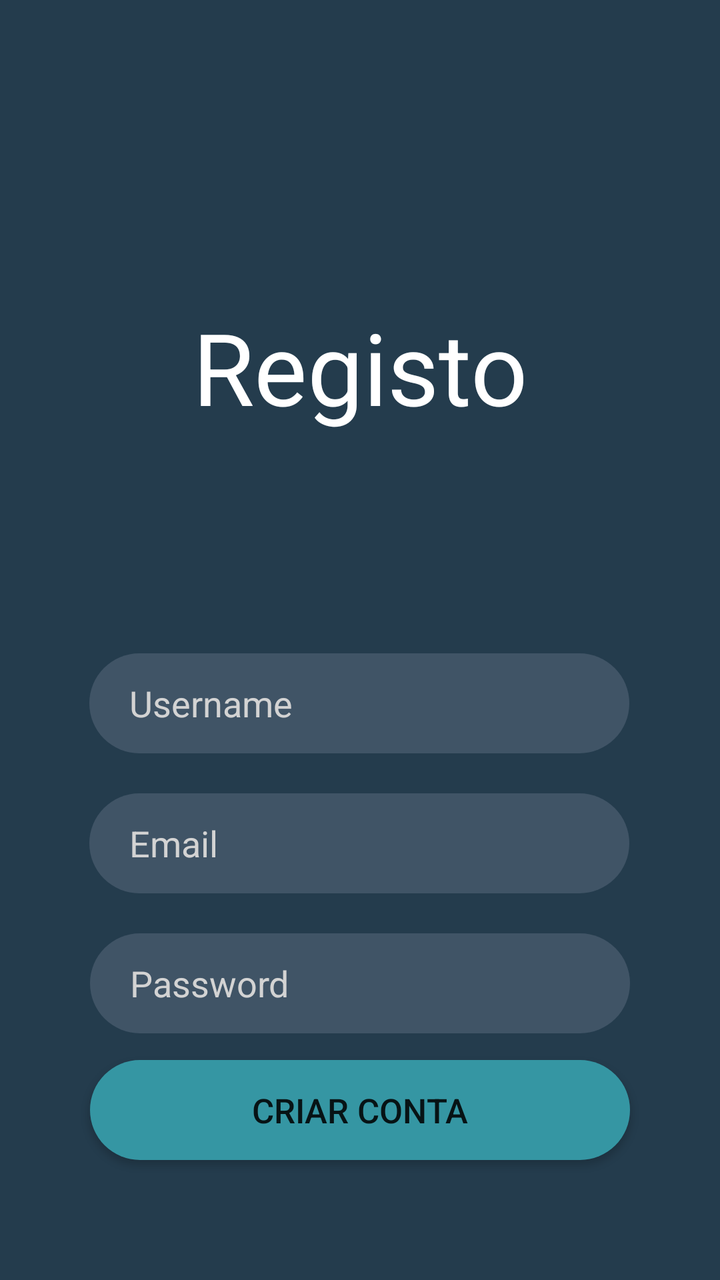
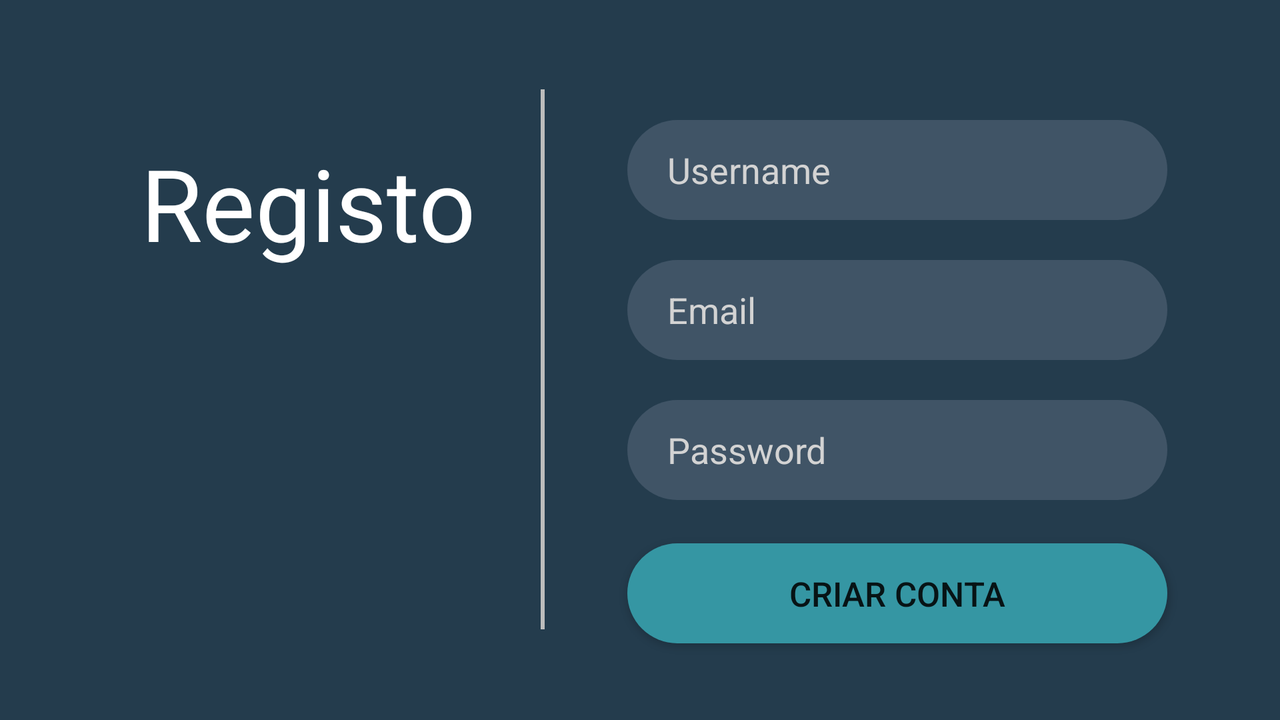

First picture: res/layout/ on a phone held upright. Second picture: the repository's own variant of that layout, on a device whose configuration matches the variant's folder. Source for both follows.
<!-- AndroidManifest.xml: application theme Theme.ComputacaoMovel2021 -->
<!-- res/layout/activity_register.xml -->
<?xml version="1.0" encoding="utf-8"?>
<androidx.constraintlayout.widget.ConstraintLayout xmlns:android="http://schemas.android.com/apk/res/android"
    xmlns:app="http://schemas.android.com/apk/res-auto"
    xmlns:tools="http://schemas.android.com/tools"
    android:layout_width="match_parent"
    android:layout_height="match_parent"
    android:background="#243C4D"
    tools:context=".RegisterActivity">


    <EditText
        android:id="@+id/editTextTextUsername"
        android:layout_width="270dp"
        android:layout_height="50dp"
        android:layout_marginTop="110dp"
        android:background="@drawable/input_redondo"
        android:ems="10"
        android:hint="Username"
        android:inputType="textPersonName"
        android:paddingLeft="20dp"
        android:textColor="@color/white"
        android:textColorHint="#D3D3D3"
        app:layout_constraintEnd_toEndOf="parent"
        app:layout_constraintHorizontal_bias="0.496"
        app:layout_constraintStart_toStartOf="parent"
        app:layout_constraintTop_toBottomOf="@+id/textView4" />

    <EditText
        android:id="@+id/editTextTextPersonName"
        android:layout_width="270dp"
        android:layout_height="50dp"
        android:layout_marginTop="20dp"
        android:background="@drawable/input_redondo"
        android:ems="10"
        android:hint="Email"
        android:inputType="textPersonName"
        android:paddingLeft="20dp"
        android:textColor="@color/white"
        android:textColorHint="#D3D3D3"
        app:layout_constraintEnd_toEndOf="parent"
        app:layout_constraintHorizontal_bias="0.496"
        app:layout_constraintStart_toStartOf="parent"
        app:layout_constraintTop_toBottomOf="@+id/editTextTextUsername" />

    <EditText
        android:id="@+id/editTextTextPassword2"
        android:layout_width="270dp"
        android:layout_height="50dp"
        android:layout_marginTop="20dp"
        android:background="@drawable/input_redondo"
        android:ems="10"
        android:hint="Password"
        android:inputType="textPassword"
        android:paddingLeft="20dp"
        android:textColor="@color/white"
        android:textColorHint="#D3D3D3"
        app:layout_constraintEnd_toEndOf="parent"
        app:layout_constraintStart_toStartOf="parent"
        app:layout_constraintTop_toBottomOf="@+id/editTextTextPersonName" />

    <Button
        android:id="@+id/button"
        android:layout_width="270dp"
        android:layout_height="50dp"
        android:background="@drawable/botao_redondo_home"
        android:onClick="butaoCriarConta"
        android:radius="100dp"
        android:text="Criar Conta"
        android:textAlignment="center"
        android:textSize="17sp"
        app:layout_constraintBottom_toBottomOf="parent"
        app:layout_constraintEnd_toEndOf="parent"
        app:layout_constraintStart_toStartOf="parent"
        app:layout_constraintTop_toBottomOf="@+id/editTextTextPassword2"
        app:layout_constraintVertical_bias="0.181" />

    <TextView
        android:id="@+id/textView4"
        android:layout_width="wrap_content"
        android:layout_height="wrap_content"
        android:layout_marginTop="150dp"
        android:text="Registo"
        android:textColor="@color/white"
        android:textSize="50sp"
        app:layout_constraintEnd_toEndOf="parent"
        app:layout_constraintStart_toStartOf="parent"
        app:layout_constraintTop_toTopOf="parent" />

</androidx.constraintlayout.widget.ConstraintLayout>
<!-- resources referenced by this layout -->
<resources>
  <!-- drawable botao_redondo_home (drawable) -->
  <?xml version="1.0" encoding="utf-8"?>
  <shape xmlns:android="http://schemas.android.com/apk/res/android"
      android:shape="rectangle">
  
      <solid android:color="#3596A3"/>
      <corners android:radius="110dp"/>
  
  </shape>
  <!-- drawable input_redondo (drawable) -->
  <?xml version="1.0" encoding="utf-8"?>
  <shape xmlns:android="http://schemas.android.com/apk/res/android"
      android:shape="rectangle">
  
      <solid android:color="#405466"/>
      <corners android:radius="90dp"/>
  
  </shape>
  <style name="Theme.ComputacaoMovel2021" parent="Theme.AppCompat.DayNight.NoActionBar">
          
          <item name="colorPrimary">@color/purple_500</item>
          <item name="colorPrimaryVariant">@color/black</item>
          <item name="colorOnPrimary">@color/black</item>
          
          <item name="colorSecondary">@color/teal_200</item>
          <item name="colorSecondaryVariant">@color/teal_700</item>
          <item name="colorOnSecondary">@color/black</item>
          
          <item name="android:statusBarColor" tools:targetApi="l">?attr/colorPrimaryVariant</item>
          
      </style>
</resources>
<!-- res/layout-land/activity_register.xml (the author's variant of the layout above) -->
<!-- drawn on the phone turned sideways -->
<?xml version="1.0" encoding="utf-8"?>
<androidx.constraintlayout.widget.ConstraintLayout xmlns:android="http://schemas.android.com/apk/res/android"
    xmlns:app="http://schemas.android.com/apk/res-auto"
    xmlns:tools="http://schemas.android.com/tools"
    android:layout_width="match_parent"
    android:layout_height="match_parent"
    android:background="#243C4D"
    tools:context=".RegisterActivity">


    <EditText
        android:id="@+id/editTextTextUsername"
        android:layout_width="270dp"
        android:layout_height="50dp"
        android:layout_marginTop="60dp"
        android:background="@drawable/input_redondo"
        android:ems="10"
        android:hint="Username"
        android:inputType="textPersonName"
        android:paddingLeft="20dp"
        android:textColor="@color/white"
        android:textColorHint="#D3D3D3"
        app:layout_constraintEnd_toEndOf="parent"
        app:layout_constraintHorizontal_bias="0.848"
        app:layout_constraintStart_toStartOf="parent"
        app:layout_constraintTop_toTopOf="parent" />

    <EditText
        android:id="@+id/editTextTextPersonName"
        android:layout_width="270dp"
        android:layout_height="50dp"
        android:layout_marginTop="20dp"
        android:background="@drawable/input_redondo"
        android:ems="10"
        android:hint="Email"
        android:inputType="textPersonName"
        android:paddingLeft="20dp"
        android:textColor="@color/white"
        android:textColorHint="#D3D3D3"
        app:layout_constraintEnd_toEndOf="parent"
        app:layout_constraintHorizontal_bias="0.848"
        app:layout_constraintStart_toStartOf="parent"
        app:layout_constraintTop_toBottomOf="@+id/editTextTextUsername" />

    <EditText
        android:id="@+id/editTextTextPassword2"
        android:layout_width="270dp"
        android:layout_height="50dp"
        android:layout_marginTop="20dp"
        android:background="@drawable/input_redondo"
        android:ems="10"
        android:hint="Password"
        android:inputType="textPassword"
        android:paddingLeft="20dp"
        android:textColor="@color/white"
        android:textColorHint="#D3D3D3"
        app:layout_constraintEnd_toEndOf="parent"
        app:layout_constraintHorizontal_bias="0.848"
        app:layout_constraintStart_toStartOf="parent"
        app:layout_constraintTop_toBottomOf="@+id/editTextTextPersonName" />

    <Button
        android:id="@+id/button"
        android:layout_width="270dp"
        android:layout_height="50dp"
        android:background="@drawable/botao_redondo_home"
        android:onClick="butaoCriarConta"
        android:radius="100dp"
        android:text="Criar Conta"
        android:textAlignment="center"
        android:textSize="17sp"
        app:layout_constraintBottom_toBottomOf="parent"
        app:layout_constraintEnd_toEndOf="parent"
        app:layout_constraintHorizontal_bias="0.848"
        app:layout_constraintStart_toStartOf="parent"
        app:layout_constraintTop_toBottomOf="@+id/editTextTextPassword2"
        app:layout_constraintVertical_bias="0.36" />

    <TextView
        android:id="@+id/textView4"
        android:layout_width="wrap_content"
        android:layout_height="wrap_content"
        android:layout_marginTop="68dp"
        android:text="Registo"
        android:textColor="@color/white"
        android:textSize="50sp"
        app:layout_constraintEnd_toEndOf="parent"
        app:layout_constraintHorizontal_bias="0.149"
        app:layout_constraintStart_toStartOf="parent"
        app:layout_constraintTop_toTopOf="parent" />

    <View
        android:id="@+id/view"
        android:layout_width="2dp"
        android:layout_height="270dp"
        android:background="#BCBCBC"
        app:layout_constraintBottom_toBottomOf="parent"
        app:layout_constraintEnd_toStartOf="@+id/editTextTextUsername"
        app:layout_constraintHorizontal_bias="0.441"
        app:layout_constraintStart_toEndOf="@+id/textView4"
        app:layout_constraintTop_toTopOf="parent"
        app:layout_constraintVertical_bias="0.496" />

    <ImageView
        android:id="@+id/imageView2"
        android:layout_width="154dp"
        android:layout_height="135dp"
        android:layout_marginBottom="40dp"
        app:layout_constraintBottom_toBottomOf="parent"
        app:layout_constraintEnd_toStartOf="@+id/view"
        app:layout_constraintHorizontal_bias="0.57"
        app:layout_constraintStart_toStartOf="parent"
        app:layout_constraintTop_toBottomOf="@+id/textView4"
        app:layout_constraintVertical_bias="0.483"
        app:srcCompat="@drawable/account_icon5" />

</androidx.constraintlayout.widget.ConstraintLayout>
